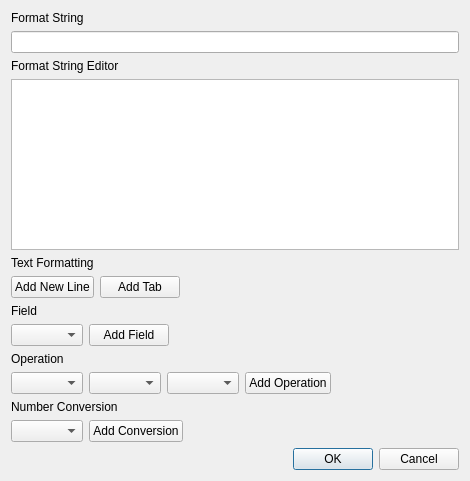
<?xml version="1.0" encoding="UTF-8"?>
<ui version="4.0">
 <class>MsgDataFormatStringEditorDialog</class>
 <widget class="QDialog" name="MsgDataFormatStringEditorDialog">
  <property name="geometry">
   <rect>
    <x>0</x>
    <y>0</y>
    <width>470</width>
    <height>481</height>
   </rect>
  </property>
  <property name="windowTitle">
   <string>Dialog</string>
  </property>
  <layout class="QVBoxLayout" name="verticalLayout">
   <item>
    <widget class="QLabel" name="formatStringLabel">
     <property name="text">
      <string>Format String</string>
     </property>
    </widget>
   </item>
   <item>
    <widget class="QLineEdit" name="formatStringLineEdit">
     <property name="readOnly">
      <bool>true</bool>
     </property>
     <property name="clearButtonEnabled">
      <bool>false</bool>
     </property>
    </widget>
   </item>
   <item>
    <widget class="QLabel" name="formatStringEditorLabel">
     <property name="text">
      <string>Format String Editor</string>
     </property>
    </widget>
   </item>
   <item>
    <widget class="QPlainTextEdit" name="formatStringTextEdit"/>
   </item>
   <item>
    <widget class="QLabel" name="textFormattingLabel">
     <property name="text">
      <string>Text Formatting</string>
     </property>
    </widget>
   </item>
   <item>
    <layout class="QHBoxLayout" name="horizontalLayout_2">
     <item>
      <widget class="QPushButton" name="addNewLineBtn">
       <property name="text">
        <string>Add New Line</string>
       </property>
      </widget>
     </item>
     <item>
      <widget class="QPushButton" name="addTabBtn">
       <property name="text">
        <string>Add Tab</string>
       </property>
      </widget>
     </item>
     <item>
      <spacer name="horizontalSpacer_2">
       <property name="orientation">
        <enum>Qt::Horizontal</enum>
       </property>
       <property name="sizeHint" stdset="0">
        <size>
         <width>40</width>
         <height>20</height>
        </size>
       </property>
      </spacer>
     </item>
    </layout>
   </item>
   <item>
    <widget class="QLabel" name="fieldLabel">
     <property name="text">
      <string>Field</string>
     </property>
    </widget>
   </item>
   <item>
    <layout class="QHBoxLayout" name="horizontalLayout">
     <item>
      <widget class="QComboBox" name="fieldComboBox"/>
     </item>
     <item>
      <widget class="QPushButton" name="addFieldBtn">
       <property name="text">
        <string>Add Field</string>
       </property>
      </widget>
     </item>
     <item>
      <spacer name="horizontalSpacer">
       <property name="orientation">
        <enum>Qt::Horizontal</enum>
       </property>
       <property name="sizeHint" stdset="0">
        <size>
         <width>40</width>
         <height>20</height>
        </size>
       </property>
      </spacer>
     </item>
    </layout>
   </item>
   <item>
    <widget class="QLabel" name="operationlabel">
     <property name="text">
      <string>Operation</string>
     </property>
    </widget>
   </item>
   <item>
    <layout class="QHBoxLayout" name="horizontalLayout_3">
     <item>
      <widget class="QComboBox" name="operandFirstComboBox"/>
     </item>
     <item>
      <widget class="QComboBox" name="operationComboBox"/>
     </item>
     <item>
      <widget class="QComboBox" name="operandSecondComboBox"/>
     </item>
     <item>
      <widget class="QPushButton" name="addOperationBtn">
       <property name="text">
        <string>Add Operation</string>
       </property>
      </widget>
     </item>
     <item>
      <spacer name="horizontalSpacer_3">
       <property name="orientation">
        <enum>Qt::Horizontal</enum>
       </property>
       <property name="sizeHint" stdset="0">
        <size>
         <width>40</width>
         <height>20</height>
        </size>
       </property>
      </spacer>
     </item>
    </layout>
   </item>
   <item>
    <widget class="QLabel" name="label">
     <property name="text">
      <string>Number Conversion</string>
     </property>
    </widget>
   </item>
   <item>
    <layout class="QHBoxLayout" name="horizontalLayout_4">
     <item>
      <widget class="QComboBox" name="numConversionComboBox"/>
     </item>
     <item>
      <widget class="QPushButton" name="addNumConversionBtn">
       <property name="text">
        <string>Add Conversion</string>
       </property>
      </widget>
     </item>
     <item>
      <spacer name="horizontalSpacer_4">
       <property name="orientation">
        <enum>Qt::Horizontal</enum>
       </property>
       <property name="sizeHint" stdset="0">
        <size>
         <width>40</width>
         <height>20</height>
        </size>
       </property>
      </spacer>
     </item>
    </layout>
   </item>
   <item>
    <widget class="QDialogButtonBox" name="buttonBox">
     <property name="orientation">
      <enum>Qt::Horizontal</enum>
     </property>
     <property name="standardButtons">
      <set>QDialogButtonBox::Cancel|QDialogButtonBox::Ok</set>
     </property>
    </widget>
   </item>
  </layout>
 </widget>
 <resources/>
 <connections>
  <connection>
   <sender>buttonBox</sender>
   <signal>accepted()</signal>
   <receiver>MsgDataFormatStringEditorDialog</receiver>
   <slot>accept()</slot>
   <hints>
    <hint type="sourcelabel">
     <x>248</x>
     <y>254</y>
    </hint>
    <hint type="destinationlabel">
     <x>157</x>
     <y>274</y>
    </hint>
   </hints>
  </connection>
  <connection>
   <sender>buttonBox</sender>
   <signal>rejected()</signal>
   <receiver>MsgDataFormatStringEditorDialog</receiver>
   <slot>reject()</slot>
   <hints>
    <hint type="sourcelabel">
     <x>316</x>
     <y>260</y>
    </hint>
    <hint type="destinationlabel">
     <x>286</x>
     <y>274</y>
    </hint>
   </hints>
  </connection>
 </connections>
</ui>
